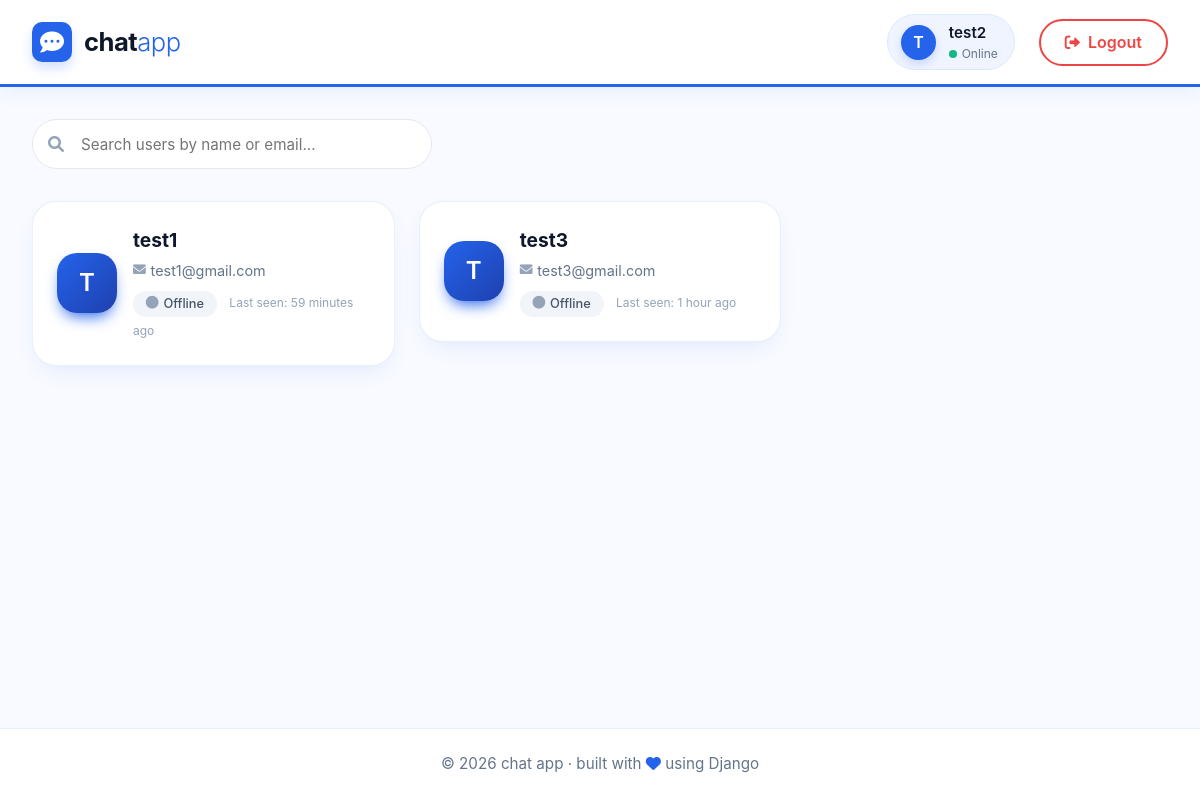
Screenshot of /users/ (signed in) with the database file from the repository.
### accounts/models.py (models this page shows, shortened)
class CustomUser(AbstractUser):
    email = models.EmailField(unique=True)
    username = models.CharField(max_length=150, unique=True)
    is_online = models.BooleanField(default=False)
    last_seen = models.DateTimeField(null=True, blank=True)
    USERNAME_FIELD = 'username'
    REQUIRED_FIELDS = ['email']

### chat/views.py (the view)
# urls.py: path('users/', views.user_list, name='user_list'),
@login_required
def user_list(request):
    users = CustomUser.objects.exclude(id=request.user.id)
    return render(request, "user_list.html", {"users": users})

### templates/user_list.html (shortened to what this page needs)
<!DOCTYPE html>
<html lang="en">
<head>
  <link rel="stylesheet" href="https://cdnjs.cloudflare.com/ajax/libs/font-awesome/6.0.0-beta3/css/all.min.css">
</head>
<body>
  <nav class="navbar">
    <div class="logo-area">
      <div class="logo-icon">
        <i class="fas fa-comment-dots"></i>
      </div>
      <div class="logo-text">chat<span>app</span></div>
    </div>
    <div class="user-menu">
      <div class="user-info">
        <div class="user-avatar">
          {{ request.user.username|first|upper }}
        </div>
        <div class="user-details">
          <span class="user-name">{{ request.user.username }}</span>
          <span class="user-status">
            <span class="status-dot"></span>
            <span class="status-text">Online</span>
          </span>
        </div>
      </div>
      <a href="{% url 'logout' %}" class="btn-logout">
        <i class="fas fa-sign-out-alt"></i> Logout
      </a>
    </div>
  </nav>
  <div class="container">
    <div class="search-container">
      <div class="search-box">
        <i class="fas fa-search search-icon"></i>
        <input type="text"
               class="search-input"
               id="searchInput"
               placeholder="Search users by name or email..."
               onkeyup="searchUsers()">
      </div>
    </div>
    <div class="users-grid" id="usersGrid">
  {% for user in users %}
    {% if user.username != request.user.username %}
      <a href="{% url 'chat' user.username %}" style="text-decoration:none; color:inherit;">
        <div class="user-card" data-name="{{ user.username|lower }}" data-email="{{ user.email|lower }}">
          <div class="user-card-avatar">
            {{ user.username|first|upper }}
          </div>
          <div class="user-card-info">
            <div class="user-card-name">
              {{ user.username }}
            </div>
            <div class="user-card-email">
              <i class="fas fa-envelope"></i> {{ user.email }}
            </div>
            {% if user.is_online %}
              <span class="user-status-badge status-online">
                <i class="fas fa-circle"></i> Online
              </span>
            {% else %}
              <span class="user-status-badge status-offline">
                <i class="fas fa-circle"></i> Offline
              </span>
              {% if user.last_seen %}
                <span class="last-seen">
                  Last seen: {{ user.last_seen|timesince }} ago
                </span>
              {% endif %}
            {% endif %}
          </div>
        </div>
      </a>
    {% endif %}
  {% empty %}
    <div class="empty-state">
      <i class="fas fa-users-slash"></i>
      <h3>No users found</h3>
      <p>There are no other users to display.</p>
    </div>
  {% endfor %}
</div>
</div>
  <footer class="footer">
    <p>© {% now "Y" %} chat app · built with <i class="fas fa-heart" style="color: #2563eb;"></i> using Django</p>
  </footer>
</body>
</html>

### templates/user_list.html (style rules this page uses)
* { margin: 0; padding: 0; box-sizing: border-box; font-family: 'Inter', -apple-system, BlinkMacSystemFont, 'Segoe UI', Roboto, Helvetica, Arial, sans-serif; }
body { background-color: #f8faff; color: #1e293b; line-height: 1.5; min-height: 100vh; display: flex; flex-direction: column; }
.navbar { background-color: #ffffff; box-shadow: 0 4px 20px rgba(0, 100, 200, 0.08); padding: 0.9rem 2rem; display: flex; align-items: center; justify-content: space-between; flex-wrap: wrap; border-bottom: 3px solid #2563eb; }
.logo-area { display: flex; align-items: center; gap: 0.75rem; }
.logo-icon { background-color: #2563eb; color: white; width: 40px; height: 40px; border-radius: 10px; display: flex; align-items: center; justify-content: center; font-size: 1.5rem; box-shadow: 0 6px 12px rgba(37, 99, 235, 0.2); }
.logo-text { font-weight: 700; font-size: 1.6rem; letter-spacing: -0.5px; color: #0f172a; }
.logo-text span { color: #2563eb; font-weight: 300; }
.user-menu { display: flex; align-items: center; gap: 1.5rem; }
.user-info { display: flex; align-items: center; gap: 0.8rem; background: #f0f4ff; padding: 0.4rem 1rem 0.4rem 0.8rem; border-radius: 40px; border: 1px solid #dbeafe; }
.user-avatar { width: 35px; height: 35px; background: #2563eb; border-radius: 50%; display: flex; align-items: center; justify-content: center; color: white; font-weight: 600; font-size: 1rem; box-shadow: 0 4px 8px rgba(37, 99, 235, 0.2); }
.user-details { display: flex; flex-direction: column; }
.user-name { font-weight: 600; color: #0f172a; font-size: 0.95rem; }
.user-status { display: flex; align-items: center; gap: 0.3rem; font-size: 0.75rem; }
.status-dot { width: 8px; height: 8px; background: #10b981; border-radius: 50%; display: inline-block; }
.status-text { color: #64748b; }
.btn-logout { background: transparent; border: 2px solid #ef4444; color: #ef4444; font-weight: 600; font-size: 1rem; padding: 0.6rem 1.5rem; border-radius: 40px; cursor: pointer; transition: 0.2s ease; text-decoration: none; display: inline-flex; align-items: center; gap: 8px; }
.btn-logout i { font-size: 0.95rem; }
.container { flex: 1; max-width: 1280px; margin: 0 auto; padding: 2rem; width: 100%; }
.search-container { margin-bottom: 2rem; }
.search-box { position: relative; max-width: 400px; }
.search-icon { position: absolute; left: 1rem; top: 50%; transform: translateY(-50%); color: #94a3b8; }
.search-input { width: 100%; padding: 0.9rem 1rem 0.9rem 3rem; border: 1.5px solid #e2e8f0; border-radius: 40px; font-size: 0.95rem; transition: all 0.2s ease; background: white; }
.users-grid { display: grid; grid-template-columns: repeat(auto-fill, minmax(300px, 1fr)); gap: 1.5rem; margin-top: 1.5rem; }
.user-card { background: white; border-radius: 24px; padding: 1.5rem; box-shadow: 0 10px 25px -10px rgba(37, 99, 235, 0.15); border: 1px solid rgba(37, 99, 235, 0.1); transition: all 0.2s ease; display: flex; align-items: center; gap: 1rem; }
.user-card-avatar { width: 60px; height: 60px; background: linear-gradient(135deg, #2563eb, #1e40af); border-radius: 20px; display: flex; align-items: center; justify-content: center; color: white; font-weight: 600; font-size: 1.5rem; box-shadow: 0 8px 15px -5px #2563eb; }
.user-card-info { flex: 1; }
.user-card-name { font-weight: 700; font-size: 1.2rem; color: #0f172a; margin-bottom: 0.3rem; display: flex; align-items: center; gap: 0.5rem; }
.user-card-email { color: #64748b; font-size: 0.9rem; margin-bottom: 0.5rem; display: flex; align-items: center; gap: 0.3rem; }
.user-card-email i { color: #94a3b8; font-size: 0.8rem; }
.user-status-badge { display: inline-flex; align-items: center; gap: 0.3rem; padding: 0.2rem 0.8rem; border-radius: 20px; font-size: 0.8rem; font-weight: 500; }
.status-offline { background: #f1f5f9; color: #475569; }
.status-offline i { color: #94a3b8; }
.last-seen { font-size: 0.75rem; color: #94a3b8; margin-left: 0.5rem; }
.footer { background-color: white; padding: 1.5rem 2rem; text-align: center; color: #64748b; border-top: 1px solid #e2efff; font-size: 0.95rem; margin-top: auto; }

### rows the page displays
CustomUser: user.username|first "T", user.username "test2"
CustomUser: username|first "T", username "test1", email "test1@gmail.com", last_seen "59 minutes"
CustomUser: username|first "T", username "test3", email "test3@gmail.com", last_seen "1 hour"
